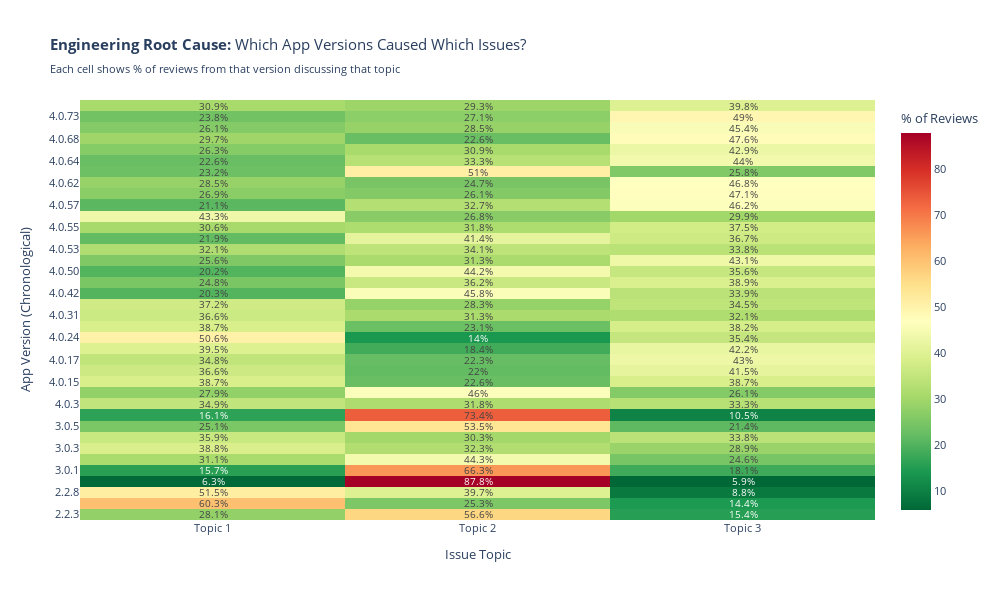

The code cell stored with this chart in its notebook:
### Markdown cell above
## 9. Topic-Version Correlation Analysis
**Verification:** Link discovered issues to specific app versions (Engineering accountability)

### Code cell
# Analyze which app versions correlate with which topics
import plotly.express as px
import plotly.graph_objects as go

# Filter for significant versions (>100 reviews)
version_topic_analysis = negative_reviews.groupby(['appVersion', 'dominant_topic']).size().reset_index(name='count')
version_totals = negative_reviews['appVersion'].value_counts()
significant_versions = version_totals[version_totals > 100].index

version_topic_analysis = version_topic_analysis[
    version_topic_analysis['appVersion'].isin(significant_versions)
]

# Calculate topic percentage per version
version_topic_pct = version_topic_analysis.copy()
version_topic_pct['total'] = version_topic_pct['appVersion'].map(version_totals)
version_topic_pct['percentage'] = (version_topic_pct['count'] / version_topic_pct['total']) * 100

# Create heatmap
pivot_data = version_topic_pct.pivot(
    index='appVersion',
    columns='dominant_topic',
    values='percentage'
).fillna(0)

# Sort versions chronologically
def version_key(v):
    parts = str(v).split('.')
    return [int(p) if p.isdigit() else 0 for p in parts]

pivot_data = pivot_data.sort_index(key=lambda x: x.map(version_key))

# Create interactive heatmap
fig = go.Figure(data=go.Heatmap(
    z=pivot_data.values,
    x=[f'Topic {i+1}' for i in pivot_data.columns],
    y=pivot_data.index,
    colorscale='RdYlGn_r',  # Red = high prevalence
    text=np.round(pivot_data.values, 1),
    texttemplate='%{text}%',
    textfont={"size": 10},
    colorbar=dict(title="% of Reviews")
))

fig.update_layout(
    title='<b>Engineering Root Cause:</b> Which App Versions Caused Which Issues?<br>' + 
          '<sub>Each cell shows % of reviews from that version discussing that topic</sub>',
    xaxis_title='Issue Topic',
    yaxis_title='App Version (Chronological)',
    height=600,
    width=1000,
    font=dict(size=11)
)

fig.show()

# Statistical analysis
print("="*80)
print("VERSION-TOPIC CORRELATION ANALYSIS")
print("="*80)

for topic_id in range(n_topics_neg):
    print(f"\nTOPIC {topic_id + 1}: {', '.join(topics_neg[topic_id][:5])}...")
    print("-" * 80)
    
    # Find versions with highest prevalence of this topic
    topic_data = version_topic_pct[version_topic_pct['dominant_topic'] == topic_id]
    top_versions = topic_data.nlargest(3, 'percentage')
    
    for _, row in top_versions.iterrows():
        print(f"  Version {row['appVersion']:10} → {row['percentage']:5.1f}% " + 
              f"({int(row['count'])} reviews)")
    
print("\n✅ Topic-Version correlation complete")

### Figure 1 — Plotly figure (JSON) as saved in the notebook; plotly's stock layout.template omitted (floating-point values rounded to 4 significant figures)
{"data": [{"colorbar": {"title": {"text": "% of Reviews"}}, "colorscale": [[0, "rgb(0,104,55)"], [0.1, "rgb(26,152,80)"], [0.2, "rgb(102,189,99)"], [0.3, "rgb(166,217,106)"], [0.4, "rgb(217,239,139)"], [0.5, "rgb(255,255,191)"], [0.6, "rgb(254,224,139)"], [0.7, "rgb(253,174,97)"], [0.8, "rgb(244,109,67)"], [0.9, "rgb(215,48,39)"], [1, "rgb(165,0,38)"]], "text": [[28.1, 56.6, 15.4], [60.3, 25.3, 14.4], [51.5, 39.7, 8.8], [6.3, 87.8, 5.9], [15.7, 66.3, 18.1], [31.1, 44.3, 24.6], [38.8, 32.3, 28.9], [35.9, 30.3, 33.8], [25.1, 53.5, 21.4], [16.1, 73.4, 10.5], [34.9, 31.8, 33.3], [27.9, 46, 26.1], [38.7, 22.6, 38.7], [36.6, 22, 41.5], [34.8, 22.3, 43], [39.5, 18.4, 42.2], [50.6, 14, 35.4], [38.7, 23.1, 38.2], [36.6, 31.3, 32.1], [37.2, 28.3, 34.5], [20.3, 45.8, 33.9], [24.8, 36.2, 38.9], [20.2, 44.2, 35.6], [25.6, 31.3, 43.1], [32.1, 34.1, 33.8], [21.9, 41.4, 36.7], [30.6, 31.8, 37.5], [43.3, 26.8, 29.9], [21.1, 32.7, 46.2], [26.9, 26.1, 47.1], [28.5, 24.7, 46.8], [23.2, 51, 25.8], [22.6, 33.3, 44], [26.3, 30.9, 42.9], [29.7, 22.6, 47.6], [26.1, 28.5, 45.4], [23.8, 27.1, 49], [30.9, 29.3, 39.8]], "textfont": {"size": 10}, "texttemplate": "%{text}%", "type": "heatmap", "x": ["Topic 1", "Topic 2", "Topic 3"], "y": ["2.2.3", "2.2.5", "2.2.8", "3.0.0", "3.0.1", "3.0.2", "3.0.3", "3.0.4", "3.0.5", "4.0.1", "4.0.3", "4.0.4", "4.0.15", "4.0.16", "4.0.17", "4.0.19", "4.0.24", "4.0.28", "4.0.31", "4.0.33", "4.0.42", "4.0.49", "4.0.50", "4.0.51", "4.0.53", "4.0.54", "4.0.55", "4.0.56", "4.0.57", "4.0.59", "4.0.62", "4.0.63", "4.0.64", "4.0.65", "4.0.68", "4.0.69", "4.0.73", "4.0.79"], "z": [[28.05, 56.56, 15.39], [60.31, 25.26, 14.43], [51.47, 39.71, 8.824], [6.273, 87.82, 5.904], [15.66, 66.27, 18.07], [31.15, 44.26, 24.59], [38.81, 32.34, 28.86], [35.9, 30.26, 33.85], [25.1, 53.5, 21.4], [16.1, 73.41, 10.49], [34.88, 31.78, 33.33], [27.88, 46.02, 26.11], [38.68, 22.64, 38.68], [36.59, 21.95, 41.46], [34.77, 22.27, 42.97], [39.45, 18.35, 42.2], [50.55, 14.02, 35.42], [38.71, 23.1, 38.2], [36.64, 31.3, 32.06], [37.17, 28.32, 34.51], [20.31, 45.83, 33.85], [24.83, 36.24, 38.93], [20.19, 44.23, 35.58], [25.63, 31.26, 43.11], [32.11, 34.11, 33.78], [21.91, 41.36, 36.73], [30.64, 31.81, 37.54], [43.3, 26.79, 29.91], [21.05, 32.75, 46.2], [26.89, 26.05, 47.06], [28.48, 24.68, 46.84], [23.23, 50.97, 25.81], [22.64, 33.33, 44.03], [26.25, 30.89, 42.86], [29.72, 22.64, 47.64], [26.07, 28.53, 45.4], [23.81, 27.14, 49.05], [30.89, 29.32, 39.79]]}], "layout": {"font": {"size": 11}, "height": 600, "title": {"text": "<b>Engineering Root Cause:</b> Which App Versions Caused Which Issues?<br><sub>Each cell shows % of reviews from that version discussing that topic</sub>"}, "width": 1000, "xaxis": {"title": {"text": "Issue Topic"}}, "yaxis": {"title": {"text": "App Version (Chronological)"}}}}
